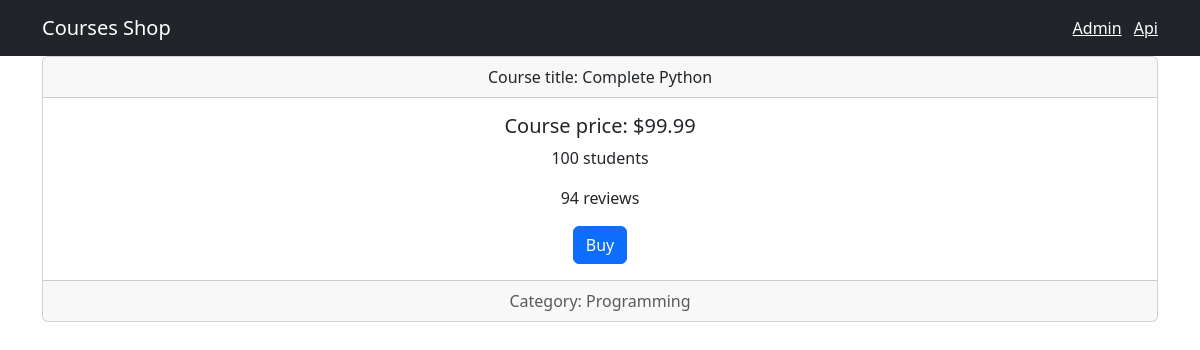
The page /1 on the database its author committed.
### shop/models.py (models this page shows, shortened)
class Course(models.Model):
  title = models.CharField(max_length =255)
  price = models.FloatField()
  students_qty = models.IntegerField()
  reviews_qty = models.IntegerField()
  category = models.ForeignKey(Category, on_delete = models.CASCADE)
  created_at = models.DateTimeField(default = timezone.now)

class Category(models.Model):
  title = models.CharField(max_length =300)
  created_at = models.DateTimeField(default = timezone.now)
  def __str__(self):
    return self.title

### shop/views.py (the view)
# urls.py: path("<int:course_id>", views.single_course, name="single_course")
def single_course(request, course_id) :
  course = get_object_or_404(Course, pk=course_id)
  return render(request, "shop/single_course.html", {"course" : course})

### templates/shop/single_course.html (shortened to what this page needs)
{% extends "base.html" %}
{% block content %}
<div class="card text-center">
  <div class="card-header">
    Course title: {{course.title}}
  </div>
  <div class="card-body">
    <h5 class="card-title">Course price: ${{course.price}} </h5>
    <p class="card-text">{{course.students_qty}} students</p>
    <p class="card-text">{{course.reviews_qty}} reviews</p>
    <a class="btn btn-primary">  Buy</a>
  </div>
  <div class="card-footer text-body-secondary">
    Category: {{course.category}}
  </div>
</div>
{% endblock %}

### rows shown on the page
Course: title "Complete Python", price "99.99", students_qty "100", reviews_qty "94", category "Programming"
